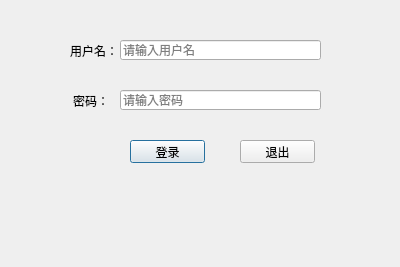
<?xml version="1.0" encoding="UTF-8"?>
<ui version="4.0">
 <class>LoginDialog</class>
 <widget class="QDialog" name="LoginDialog">
  <property name="geometry">
   <rect>
    <x>0</x>
    <y>0</y>
    <width>400</width>
    <height>267</height>
   </rect>
  </property>
  <property name="windowTitle">
   <string>Dialog</string>
  </property>
  <widget class="QLabel" name="label">
   <property name="geometry">
    <rect>
     <x>70</x>
     <y>40</y>
     <width>51</width>
     <height>21</height>
    </rect>
   </property>
   <property name="text">
    <string>用户名：</string>
   </property>
  </widget>
  <widget class="QLabel" name="label_2">
   <property name="geometry">
    <rect>
     <x>73</x>
     <y>90</y>
     <width>61</width>
     <height>21</height>
    </rect>
   </property>
   <property name="text">
    <string>密码：</string>
   </property>
  </widget>
  <widget class="QLineEdit" name="usrLineEdit">
   <property name="geometry">
    <rect>
     <x>120</x>
     <y>40</y>
     <width>201</width>
     <height>20</height>
    </rect>
   </property>
   <property name="placeholderText">
    <string>请输入用户名</string>
   </property>
  </widget>
  <widget class="QLineEdit" name="pwdLineEdit">
   <property name="geometry">
    <rect>
     <x>120</x>
     <y>90</y>
     <width>201</width>
     <height>20</height>
    </rect>
   </property>
   <property name="echoMode">
    <enum>QLineEdit::Password</enum>
   </property>
   <property name="placeholderText">
    <string>请输入密码</string>
   </property>
  </widget>
  <widget class="QPushButton" name="loginBtn">
   <property name="geometry">
    <rect>
     <x>130</x>
     <y>140</y>
     <width>75</width>
     <height>23</height>
    </rect>
   </property>
   <property name="text">
    <string>登录</string>
   </property>
  </widget>
  <widget class="QPushButton" name="exitBtn">
   <property name="geometry">
    <rect>
     <x>240</x>
     <y>140</y>
     <width>75</width>
     <height>23</height>
    </rect>
   </property>
   <property name="text">
    <string>退出</string>
   </property>
  </widget>
 </widget>
 <resources/>
 <connections>
  <connection>
   <sender>exitBtn</sender>
   <signal>clicked()</signal>
   <receiver>LoginDialog</receiver>
   <slot>close()</slot>
   <hints>
    <hint type="sourcelabel">
     <x>277</x>
     <y>151</y>
    </hint>
    <hint type="destinationlabel">
     <x>199</x>
     <y>133</y>
    </hint>
   </hints>
  </connection>
 </connections>
</ui>
